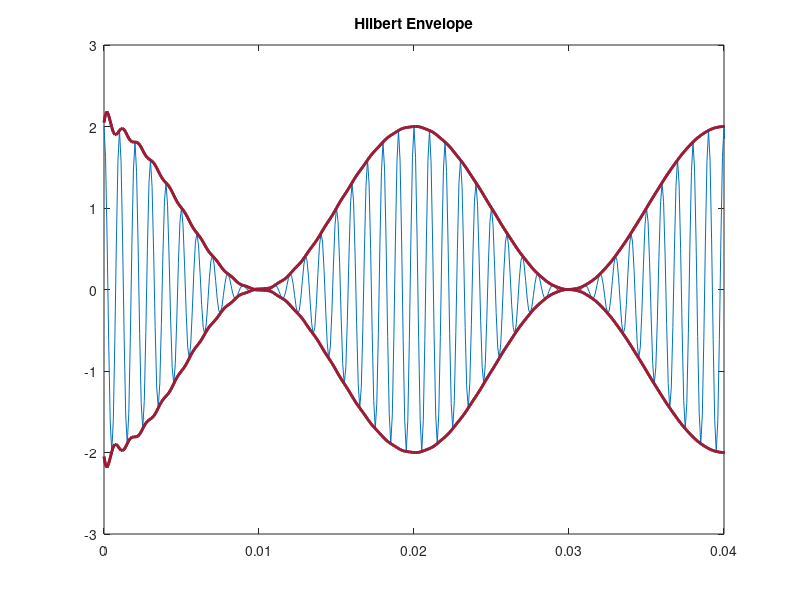

Here is the MATLAB script that generated this plot: (Note: this script raises an error after producing the figure.)
%% https://www.mathworks.com/help/signal/ug/hilbert-transform.html
clear; close all;
t = 0:1/1024:1;
x = sin(2*pi*60*t);
figure;
plot(t(1:50),x(1:50),'r');hold on;

y = hilbert(x);

plot(t(1:50),real(y(1:50)))
hold on
plot(t(1:50),imag(y(1:50)))
hold off
axis([0 0.05 -1.1 2])
legend('Real Part','Imaginary Part')


%******
y2=hilbert(x);
plot(t,y);
hold on;
plot(t,real(y),'g');
plot(t,y2,'m');
%% https://www.mathworks.com/help/signal/ug/envelope-extraction-using-the-analytic-signal.html
clear;

t = 0:1e-4:0.1;
x = (1+cos(2*pi*50*t)).*cos(2*pi*1000*t);

plot(t,x)
xlim([0 0.04]);

clf;
y = hilbert(x);
env = abs(y);
plot_param = {'Color', [0.6 0.1 0.2],'Linewidth',2}; 

plot(t,x)
hold on
plot(t,[-1]*env,plot_param{:})
plot(t,[1]*env,plot_param{:})
plot(t,[-1;1]*env,plot_param{:})
hold off
xlim([0 0.04])
title('Hilbert Envelope')

%****************
clear;

fl1 = 12;
[up1,lo1] = envelope(x,fl1,'analytic');
fl2 = 30;
[up2,lo2] = envelope(x,fl2,'analytic');
param_small = {'Color',[0.9 0.4 0.1],'Linewidth',2};
param_large = {'Color',[0 0.4 0],'Linewidth',2};

plot(t,x)
hold on
p1 = plot(t,up1,param_small{:});
plot(t,lo1,param_small{:});
p2 = plot(t,up2,param_large{:});
plot(t,lo2,param_large{:});
hold off

legend([p1 p2],'fl = 12','fl = 30')
xlim([0 0.04])
title('Analytic Envelope')

%******
wl1 = 3;
[up1,lo1] = envelope(x,wl1,'rms');
wl2 = 5;
[up2,lo2] = envelope(x,wl2,'rms');
wl3 = 300;
[up3,lo3] = envelope(x,wl3,'rms');

plot(t,x)
hold on
p1 = plot(t,up1,param_small{:});
plot(t,lo1,param_small{:});
p2 = plot(t,up2,plot_param{:});
plot(t,lo2,plot_param{:});
p3 = plot(t,up3,param_large{:});
plot(t,lo3,param_large{:})
hold off

legend([p1 p2 p3],'wl = 3','wl = 5','wl = 300')
xlim([0 0.04])
title('RMS Envelope')



%% https://www.mathworks.com/help/signal/ref/envelope.html




